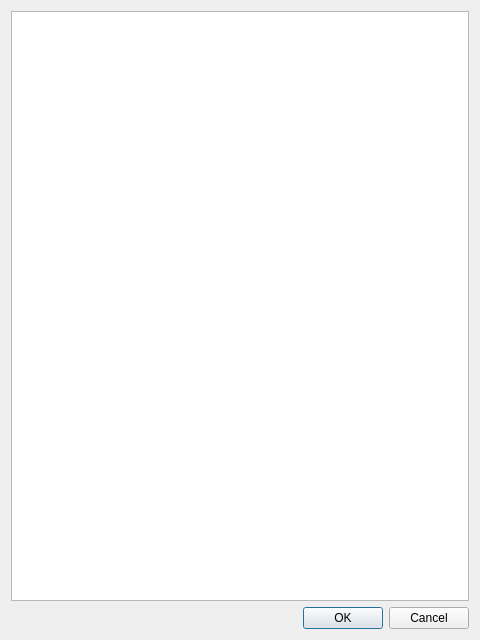
<?xml version="1.0" encoding="UTF-8"?>
<ui version="4.0">
 <class>DeviceAddNewDialog</class>
 <widget class="QDialog" name="DeviceAddNewDialog">
  <property name="geometry">
   <rect>
    <x>0</x>
    <y>0</y>
    <width>480</width>
    <height>640</height>
   </rect>
  </property>
  <property name="windowTitle">
   <string>Add New Device</string>
  </property>
  <layout class="QVBoxLayout" name="verticalLayout">
   <item>
    <widget class="QTableWidget" name="DeviceTableWidget">
     <property name="alternatingRowColors">
      <bool>true</bool>
     </property>
     <property name="selectionMode">
      <enum>QAbstractItemView::NoSelection</enum>
     </property>
     <attribute name="horizontalHeaderVisible">
      <bool>false</bool>
     </attribute>
     <attribute name="horizontalHeaderCascadingSectionResizes">
      <bool>false</bool>
     </attribute>
     <attribute name="horizontalHeaderStretchLastSection">
      <bool>true</bool>
     </attribute>
     <attribute name="verticalHeaderVisible">
      <bool>false</bool>
     </attribute>
     <column>
      <property name="text">
       <string>New Column</string>
      </property>
     </column>
     <column>
      <property name="text">
       <string>New Column</string>
      </property>
     </column>
    </widget>
   </item>
   <item>
    <widget class="QDialogButtonBox" name="buttonBox">
     <property name="orientation">
      <enum>Qt::Horizontal</enum>
     </property>
     <property name="standardButtons">
      <set>QDialogButtonBox::Cancel|QDialogButtonBox::Ok</set>
     </property>
    </widget>
   </item>
  </layout>
 </widget>
 <resources/>
 <connections>
  <connection>
   <sender>buttonBox</sender>
   <signal>rejected()</signal>
   <receiver>DeviceAddNewDialog</receiver>
   <slot>reject()</slot>
   <hints>
    <hint type="sourcelabel">
     <x>316</x>
     <y>260</y>
    </hint>
    <hint type="destinationlabel">
     <x>286</x>
     <y>274</y>
    </hint>
   </hints>
  </connection>
 </connections>
</ui>
